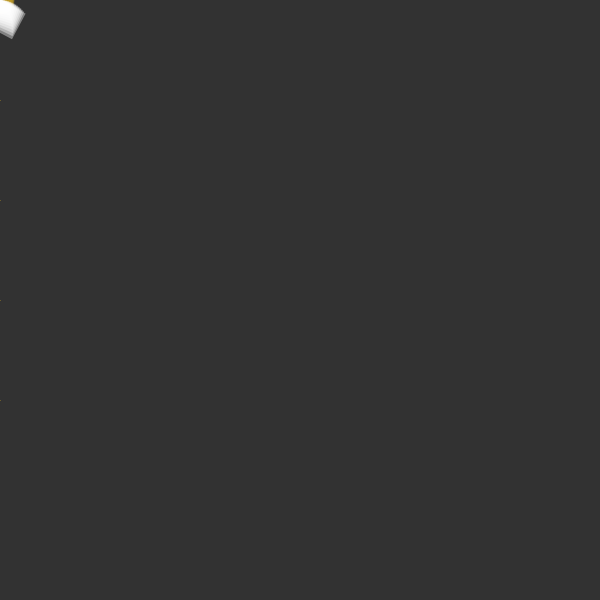
Frame 1 (no input)
Frame 60 (the mouse pressed at the canvas centre just before this capture): identical to frame 1, image omitted
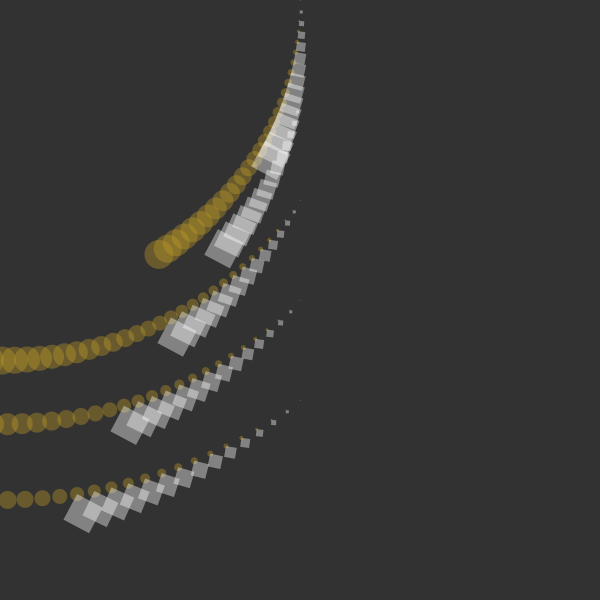
Frame 120 (the mouse held since frame 60 and released just before this capture)

The Processing sketch that drew these frames (run headless with seeded random() and noise(); from frame 60 on, the mouse is pressed at the canvas centre):

// Processing sketch: ArrayTrail_Homework_7
// ── ArrayTrail_Homework_7.pde
int numX = 60;    //num is equal to x.length since new int[numX];
int numY = 30;    //num is equal to y.length since new int[numY];

int[] x = new int[numX];   //Generate array with 50 placeholders
int[] y = new int[numY];   //Generate array with 50 placeholders

void setup()
{
  size(600, 600);    //Size of canvas
  noStroke();        //No outlines
}

void draw()
{
  background (50);    //Background = black
  
  for(int i = x.length-1; i > 0; i--)    //for(int i = x.length-1 (last number in array)-- starting condition; i>0 --condition for continuing; i-- increment decreases;
  {
    x[i] = x[i-1];      //array x[i] equal x[i-1], x[i] is equal to the index below it --shift all the previous mouseX coordinates down by 1 index place in our array
  }
  
  x[0] = mouseX;        //Save the current mouseX at index 0 (x[0])
  
  for(int i = 0; i < x.length; i++)      //Draw 60 circles based on the last 60 saved mouseX positions --for(int i = 0-- starting; i<size of array --continue; i++ increment inceases;
  {
    pushMatrix();                    //Saves before canvas translations/rotations
    
    rotate(radians(i++));                //rotation = i++ (canvas rotation == circular shape)
    ellipse(x[i], 0, i/2, i/2);          //For each entry in our array - we draw a circle with x coordinate = to the saved mouseX values --and height and width = the index of those mouseX values
    ellipse(x[i], 200, i/2, i/2);        //ellipse(x1, y1, width, height)
    ellipse(x[i], 300, i/2, i/2);
    ellipse(x[i], 400, i/2, i/2);
    
    fill(188, 153, 38, 100);      //Fill color = RGB, and alpha/transparency = 100
    popMatrix();                     //Reset canvas translation/rotation
  }
 
 for(int j = y.length-1; j > 0; j--)     //for(int j = y.length-1 (last number in array-- starting; j>0 --continue; j-- increment decreases;
 {
   y[j] = y[j-1];       //array y[j] equals y[j-1], y[j] is equal to the index below it --shift all the previous mouseY coordinates down by 1 index place in our array
 }
 y[0] = mouseY;         //Save the current mouseY at index 0 (y[0])
 
 for(int j = 0; j < y.length; j++)       //Draw 30 rectangels based on teh last 30 saved mouseY positions --for(int j = 0-- starting; j<size of array --continue; j++ increment increases;
 {
   pushMatrix();                    //Saves before canvas translations/rotations
   
   rotate(radians(j++));        //rotation = j++ (canvas rotation == circular shape)
   rect(y[j], 0, j, j);         //For each entry in our array - we draw a rectangle with y coordinate = to the saved mouseY values --and height and width = the index of those mouseY values
   rect(y[j], 100, j, j);       //rect(x1, y1, width, height)
   rect(y[j], 200, j, j);
   rect(y[j], 300, j, j);
   rect(y[j], 400, j, j);
   
   fill(255, 100);    //Fill color = white, and alpha/transparency = 100
   popMatrix();                     //Reset canvas translation/rotation
 }
}
